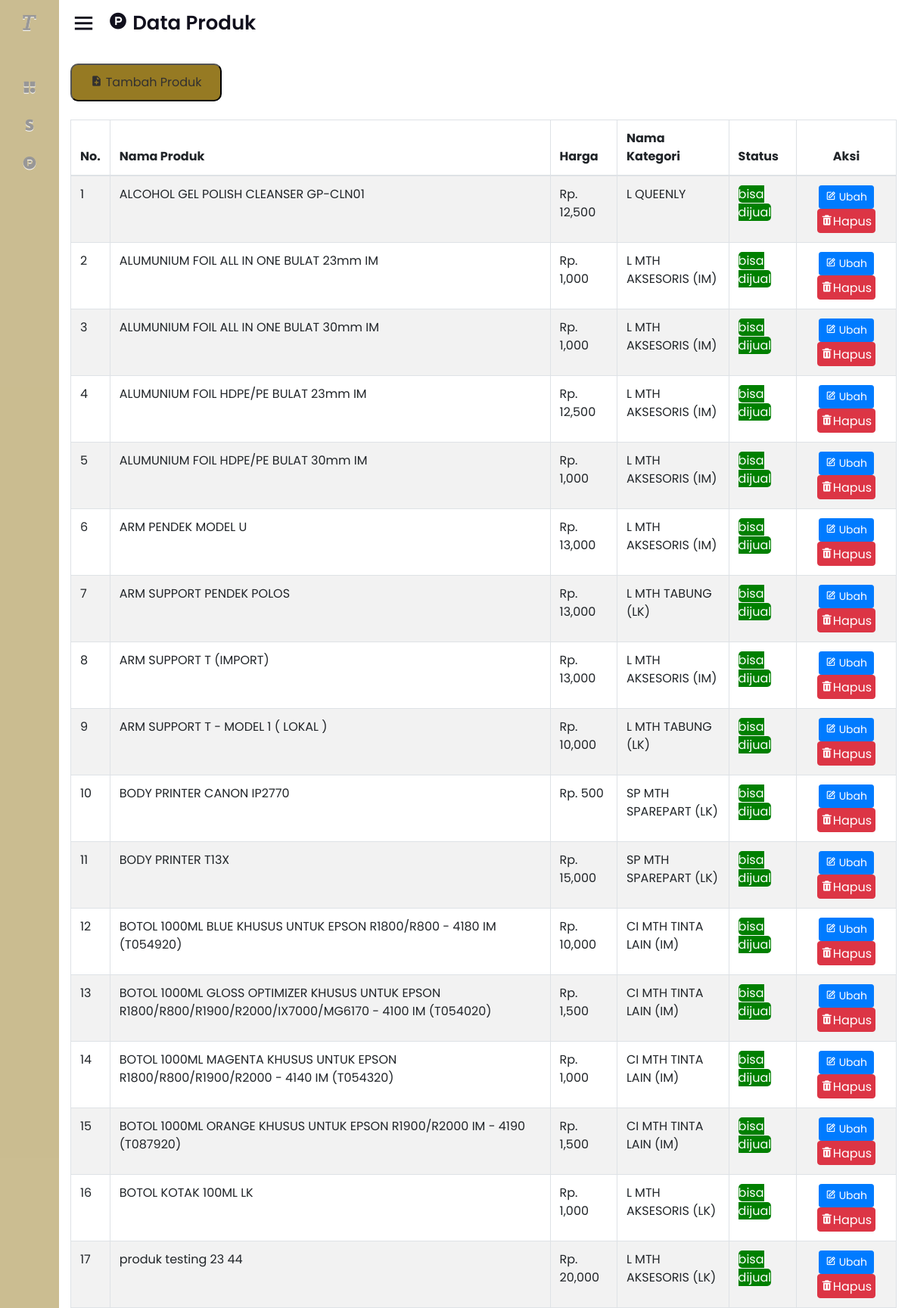
The page / on the database its author committed.
### tables this page shows
CREATE TABLE `produk` (
  `id_produk` bigint(20) NOT NULL,
  `nama_produk` varchar(200) NOT NULL,
  `harga` int(11) NOT NULL,
  `kategori_id` bigint(20) NOT NULL,
  `status_id` bigint(20) NOT NULL
);

CREATE TABLE `kategori` (
  `id_kategori` bigint(20) NOT NULL,
  `nama_kategori` varchar(200) NOT NULL
);

CREATE TABLE `status` (
  `id_status` bigint(20) NOT NULL,
  `nama_status` varchar(200) NOT NULL
);

### application/controllers/Produk.php (called while the page is built, shortened)
<?php
class Produk extends CI_Controller {
    public function __construct() {
        $this->load->model('Product_model');
    }
	public function index()
	{
        $data['title'] = "Produk";
        $produk_db['produk'] = $this->Product_model->get_data();
		$this->load->view('layout/header', $data);
		$this->load->view('produk/v_produk', $produk_db);
		$this->load->view('layout/footer');
	}
}

### index.php (called while the page is built, shortened)
<?php
require_once BASEPATH.'core/CodeIgniter.php';

### application/models/Product_model.php (called while the page is built, shortened)
<?php
class Product_model extends CI_Model {
    public function get_data() {
        $this->db->join('kategori', 'kategori.id_kategori = produk.kategori_id');
        $this->db->join('status', 'status.id_status = produk.status_id');
        $this->db->where('nama_status', 'bisa dijual');
        $query = $this->db->get('produk');
        return $query->result();
    }
}
?>

### application/views/produk/v_produk.php (the view, shortened to what this page needs)
<section class="home-section">
    <div class="home-content">
        <i class='bx bx-menu'></i>
        <span class="text"><i class='bx bxl-product-hunt'></i> Data Produk</span>
    </div>
    <main>
        <div class="container-fluid"><br>
            <a href="<?= base_url('produk/tambah_produk'); ?>"><button class="button_add" type="button"><i class='bx bxs-file-plus' ></i> Tambah Produk</button></a><br><br>
            <table class="table table-bordered table_hover table-striped">
                <thead>
                    <tr>
                        <th>No. </th>
                        <th>Nama Produk</th>
                        <th>Harga</th>
                        <th>Nama Kategori</th>
                        <th>Status</th>
                        <th><center>Aksi</center></th>
                    </tr>
                </thead>
                <tbody>
                    <?php
                    $no = 1;
                    foreach($produk as $v_produk){ ?>
                    <tr>
                        <td><?= $no++; ?></td>
                        <td><?= $v_produk->nama_produk; ?></td>
                        <td>Rp. <?= number_format($v_produk->harga); ?></td>
                        <td><?= $v_produk->nama_kategori; ?></td>
                        <td>
                            <?php if($v_produk->nama_status == "bisa dijual"){ ?>
                                <span class="label label-success"><?= $v_produk->nama_status ?></span>
                            <?php }else{ ?>
                                <span class="label label-danger"><?= $v_produk->nama_status ?></span>
                            <?php } ?>
                        </td>
                        <td align="center">
                            <?= anchor('produk/edit_produk/' . $v_produk->id_produk, '<div class="btn btn-primary btn-sm"><i class="bx bx-edit" ></i> Ubah</div>') ?>
                            <a href="#modalDelete" data-toggle="modal" onclick="$('#modalDelete #formDelete').attr('action', '<?= base_url('produk/delete_produk/'. $v_produk->id_produk); ?>')" class="btn btn-danger btn-xs"> <i class='bx bxs-trash'></i>Hapus</a>
                        </td>
                    </tr>
                    <?php } ?>
                </tbody>
            </table>
        </div>
    </main>
</section>

### application/views/layout/header.php (shortened to what this page needs)
<!DOCTYPE html>
<html lang="en" dir="ltr">
<head>
    <link rel="stylesheet" href="https://maxcdn.bootstrapcdn.com/bootstrap/4.0.0/css/bootstrap.min.css">
    <link rel="stylesheet" href="https://cdn.datatables.net/1.10.19/css/jquery.dataTables.min.css">
    <link rel="stylesheet" href="<?= base_url() ?>assets/css/style.css">
    <link href='https://unpkg.com/boxicons@2.1.1/css/boxicons.min.css' rel='stylesheet'>
    <link rel="stylesheet" href="https://unpkg.com/leaflet@1.9.3/dist/leaflet.css"/>
</head>
<body>
    <div class="sidebar close">
        <div class="logo-details">
            <i class='bx bx-text'></i>
        </div>
        <ul class="nav-links">
            <li>
                <div class="iocn-link">
                    <a href="<?= base_url("kategori"); ?>" data-mdb-toggle="modal" data-mdb-target="#exampleModal">
                    <i class='bx bxs-category' ></i>
                </a>
            </div>
        </li>
        <li>
            <div class="iocn-link">
                <a href="<?= base_url("status"); ?>" data-mdb-toggle="modal" data-mdb-target="#exampleModal">
                <i class='bx bxl-stripe' ></i>
                </a>
            </div>
        </li>
        <li>
            <div class="iocn-link">
                <a href="<?= base_url("produk"); ?>" data-mdb-toggle="modal" data-mdb-target="#exampleModal">
                    <i class='bx bxl-product-hunt'></i>
                </a>
            </div>
        </li>
        </ul>
    </div>

### application/views/layout/footer.php (shortened to what this page needs)
</body>
</html>

### assets/css/style.css (style rules this page uses)
* { margin: 0; padding: 0; box-sizing: border-box; font-family: 'Poppins', sans-serif; }
.home-section { position: relative; background: #ffffff; height: 100vh; left: 260px; width: calc(100% - 260px); transition: all 0.5s ease; }
.sidebar.close~.home-section { left: 78px; width: calc(100% - 78px); }
.home-section .home-content { height: 60px; display: flex; align-items: center; }
.home-section .home-content .bx-menu, .home-section .home-content .text { color: #11101d; font-size: 35px; }
.home-section .home-content .bx-menu { margin: 0 15px; cursor: pointer; }
.home-section .home-content .text { font-size: 26px; font-weight: 600; }

### application/views/layout/header.php (style rules this page uses)
.sidebar { position: fixed; top: 0; left: 0; height: 100%; width: 260px; background: #967A23; z-index: 100; transition: all 0.5s ease; }
.btn-xs { height: 32px; padding: 4px; }
.button_add { background: #967A23; color: #323030; width: 200px; height: 50px; border-radius: 10px; }
.label-success { background: green; color: white; border-radius: 5px; }
.sidebar.close { width: 78px; }
.sidebar .logo-details { height: 60px; width: 100%; display: flex; align-items: center; }
.sidebar .logo-details i { font-size: 30px; color: #323030; height: 50px; min-width: 78px; text-align: center; line-height: 50px; }
.sidebar .nav-links { height: 100%; padding: 30px 0 150px 0; overflow: auto; }
.sidebar.close .nav-links { overflow: visible; }
.sidebar .nav-links li { position: relative; list-style: none; transition: all 0.4s ease; }
.sidebar .nav-links li .iocn-link { display: flex; align-items: center; justify-content: space-between; }
.sidebar.close .nav-links li .iocn-link { display: block }
.sidebar .nav-links li i { height: 50px; min-width: 78px; text-align: center; line-height: 50px; color: #323030; font-size: 20px; cursor: pointer; transition: all 0.3s ease; }
.sidebar .nav-links li a { display: flex; align-items: center; text-decoration: none; }

### rows shown on the page
produk: nama_produk "ALCOHOL GEL POLISH CLEANSER GP-CLN01", harga "12,500", kategori.nama_kategori "L QUEENLY", status.nama_status "bisa dijual", id_produk "Ubah"
produk: nama_produk "ALUMUNIUM FOIL ALL IN ONE BULAT 23mm IM", harga "1,000", kategori.nama_kategori "L MTH AKSESORIS (IM)", status.nama_status "bisa dijual", id_produk "Ubah"
produk: nama_produk "ALUMUNIUM FOIL ALL IN ONE BULAT 30mm IM", harga "1,000", kategori.nama_kategori "L MTH AKSESORIS (IM)", status.nama_status "bisa dijual", id_produk "Ubah"
produk: nama_produk "ALUMUNIUM FOIL HDPE/PE BULAT 23mm IM", harga "12,500", kategori.nama_kategori "L MTH AKSESORIS (IM)", status.nama_status "bisa dijual", id_produk "Ubah"
produk: nama_produk "ALUMUNIUM FOIL HDPE/PE BULAT 30mm IM", harga "1,000", kategori.nama_kategori "L MTH AKSESORIS (IM)", status.nama_status "bisa dijual", id_produk "Ubah"
produk: nama_produk "ARM PENDEK MODEL U", harga "13,000", kategori.nama_kategori "L MTH AKSESORIS (IM)", status.nama_status "bisa dijual", id_produk "Ubah"
produk: nama_produk "ARM SUPPORT PENDEK POLOS", harga "13,000", kategori.nama_kategori "L MTH TABUNG (LK)", status.nama_status "bisa dijual", id_produk "Ubah"
produk: nama_produk "ARM SUPPORT T (IMPORT)", harga "13,000", kategori.nama_kategori "L MTH AKSESORIS (IM)", status.nama_status "bisa dijual", id_produk "Ubah"
produk: nama_produk "ARM SUPPORT T - MODEL 1 ( LOKAL )", harga "10,000", kategori.nama_kategori "L MTH TABUNG (LK)", status.nama_status "bisa dijual", id_produk "Ubah"
produk: nama_produk "BODY PRINTER CANON IP2770", harga "500", kategori.nama_kategori "SP MTH SPAREPART (LK)", status.nama_status "bisa dijual", id_produk "Ubah"
produk: nama_produk "BODY PRINTER T13X", harga "15,000", kategori.nama_kategori "SP MTH SPAREPART (LK)", status.nama_status "bisa dijual", id_produk "Ubah"
produk: nama_produk "BOTOL 1000ML BLUE KHUSUS UNTUK EPSON R1800/R800 - 4180 IM (T054920)", harga "10,000", kategori.nama_kategori "CI MTH TINTA LAIN (IM)", status.nama_status "bisa dijual", id_produk "Ubah"
produk: nama_produk "BOTOL 1000ML GLOSS OPTIMIZER KHUSUS UNTUK EPSON R1800/R800/R1900/R2000/IX7000/MG6170 - 4100 IM (T054020)", harga "1,500", kategori.nama_kategori "CI MTH TINTA LAIN (IM)", status.nama_status "bisa dijual", id_produk "Ubah"
produk: nama_produk "BOTOL 1000ML MAGENTA KHUSUS UNTUK EPSON R1800/R800/R1900/R2000 - 4140 IM (T054320)", harga "1,000", kategori.nama_kategori "CI MTH TINTA LAIN (IM)", status.nama_status "bisa dijual", id_produk "Ubah"
produk: nama_produk "BOTOL 1000ML ORANGE KHUSUS UNTUK EPSON R1900/R2000 IM - 4190 (T087920)", harga "1,500", kategori.nama_kategori "CI MTH TINTA LAIN (IM)", status.nama_status "bisa dijual", id_produk "Ubah"
produk: nama_produk "BOTOL KOTAK 100ML LK", harga "1,000", kategori.nama_kategori "L MTH AKSESORIS (LK)", status.nama_status "bisa dijual", id_produk "Ubah"
produk: nama_produk "produk testing 23 44", harga "20,000", kategori.nama_kategori "L MTH AKSESORIS (LK)", status.nama_status "bisa dijual", id_produk "Ubah"
